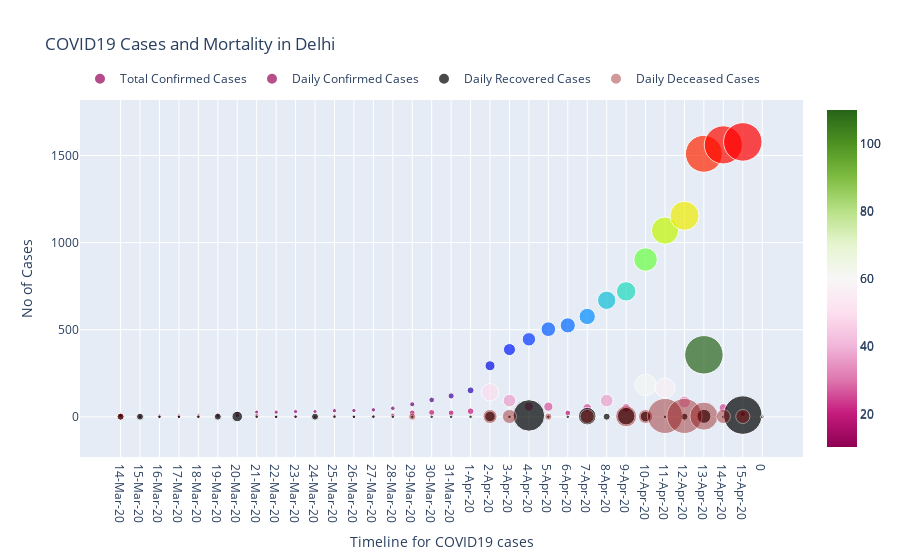

Notebook code cell kept with this figure:
### Code cell
trace0 = go.Scatter(x = x,
                    y = y,
                    mode='markers',
                    marker = {'size':(0.1 + y/y.max())*35,
                             'color':(0.1 + y/y.max())*100,
                            'colorscale':'rainbow',
                            'showscale':True},
                    showlegend=True,
                   name = 'Total Confirmed Cases')

trace1 = go.Scatter(x = df_dl.Date_C,
                    y = df_dl.Confirmed,
                    mode='markers',
                    marker = {'size':(0.1 + df_dl.Confirmed/df_dl.Confirmed.max())*35,
                             'color':(0.1 + df_dl.Confirmed/df_dl.Confirmed.max())*100,
                            'colorscale':'PiYG',
                            'showscale':True},
                    showlegend=True,
                   name = 'Daily Confirmed Cases')

trace2 = go.Scatter(x = df_dl.Date_R,
                    y = df_dl.Recovered,
                    mode='markers',
                    marker = {'size':(0.1 + df_dl.Recovered/df_dl.Recovered.max())*35,
                             'color':'black',
                            'colorscale':'Twilight',
                            'showscale':False},
                    showlegend=True,
                   name = 'Daily Recovered Cases')

trace3 = go.Scatter(x = df_dl.Date_D,
                    y = df_dl.Deceased,
                    mode='markers',
                    marker = {'size':0.1 + (df_dl.Deceased/df_dl.Deceased.max())*35,
                             'color':'darkred',
                             'colorscale':'Twilight',
                             'opacity':0.4,
                             'showscale':False},
                    showlegend=True,
                   name = 'Daily Deceased Cases')

layout = {'title':'COVID19 Cases and Mortality in Delhi',
         'xaxis':{'title':'Timeline for COVID19 cases',
                  'zeroline':False},
         'yaxis':{'title':'No of Cases',
                  'zeroline':False},
         'legend':{'orientation':'h',
                   'itemsizing': 'constant',
                  'x':0,'y':1.1
                  },
          'hoverlabel':{'bgcolor':'white',
                       'font_size':16,
                       'font_family':'Rockwell',
                       'namelength':-1},
          'hovermode':'x unified'
         }
data = [trace0,trace1,trace2,trace3]

iplot({'data':data,'layout':layout})

### Figure 1 — Plotly figure (JSON) as saved in the notebook; plotly's stock layout.template omitted (floating-point values rounded to 4 significant figures)
{"data": [{"marker": {"color": [10.44, 10.44, 10.44, 10.51, 10.63, 10.89, 11.27, 11.71, 11.71, 11.9, 11.9, 12.22, 12.28, 12.53, 13.11, 14.56, 16.15, 17.6, 19.63, 28.57, 34.46, 38.2, 41.88, 43.27, 46.5, 52.4, 55.63, 67.22, 77.74, 83.13, 105.7, 108.9, 110.0], "colorscale": [[0, "rgb(150,0,90)"], [0.125, "rgb(0,0,200)"], [0.25, "rgb(0,25,255)"], [0.375, "rgb(0,152,255)"], [0.5, "rgb(44,255,150)"], [0.625, "rgb(151,255,0)"], [0.75, "rgb(255,234,0)"], [0.875, "rgb(255,111,0)"], [1, "rgb(255,0,0)"]], "showscale": true, "size": [3.655, 3.655, 3.655, 3.677, 3.722, 3.811, 3.944, 4.099, 4.099, 4.165, 4.165, 4.276, 4.298, 4.387, 4.587, 5.097, 5.651, 6.162, 6.871, 9.999, 12.06, 13.37, 14.66, 15.14, 16.28, 18.34, 19.47, 23.53, 27.21, 29.1, 36.99, 38.12, 38.5]}, "mode": "markers", "name": "Total Confirmed Cases", "showlegend": true, "type": "scatter", "x": ["14-Mar-20", "15-Mar-20", "16-Mar-20", "17-Mar-20", "18-Mar-20", "19-Mar-20", "20-Mar-20", "21-Mar-20", "22-Mar-20", "23-Mar-20", "24-Mar-20", "25-Mar-20", "26-Mar-20", "27-Mar-20", "28-Mar-20", "29-Mar-20", "30-Mar-20", "31-Mar-20", "1-Apr-20", "2-Apr-20", "3-Apr-20", "4-Apr-20", "5-Apr-20", "6-Apr-20", "7-Apr-20", "8-Apr-20", "9-Apr-20", "10-Apr-20", "11-Apr-20", "12-Apr-20", "13-Apr-20", "14-Apr-20", "15-Apr-20"], "y": [7, 7, 7, 8, 10, 14, 20, 27, 27, 30, 30, 35, 36, 40, 49, 72, 97, 120, 152, 293, 386, 445, 503, 525, 576, 669, 720, 903, 1069, 1154, 1510, 1561, 1578]}, {"marker": {"color": [11.97, 10, 10, 10, 10, 10, 10, 10, 10, 10.28, 10, 10, 10.56, 10, 10, 11.12, 10, 10, 11.69, 10, 10, 11.97, 10, 10, 10, 10, 10, 10.84, 10, 10, 10, 10, 10, 11.4, 10, 10, 10.28, 10, 10, 11.12, 10, 10, 12.53, 10, 10, 16.46, 10, 10, 17.02, 10, 10, 16.46, 10, 10, 18.99, 10, 10, 49.61, 10, 10, 36.12, 10, 10, 26.57, 10, 10, 26.29, 10, 10, 16.18, 10, 10, 24.33, 10, 10, 36.12, 10, 10, 24.33, 10, 10, 61.4, 10, 10, 56.63, 10, 10, 33.88, 10, 10, 110.0, 10, 10, 24.33, 10, 10, 14.78, 10, 10], "colorscale": [[0, "rgb(142,1,82)"], [0.1, "rgb(197,27,125)"], [0.2, "rgb(222,119,174)"], [0.3, "rgb(241,182,218)"], [0.4, "rgb(253,224,239)"], [0.5, "rgb(247,247,247)"], [0.6, "rgb(230,245,208)"], [0.7, "rgb(184,225,134)"], [0.8, "rgb(127,188,65)"], [0.9, "rgb(77,146,33)"], [1, "rgb(39,100,25)"]], "showscale": true, "size": [4.188, 3.5, 3.5, 3.5, 3.5, 3.5, 3.5, 3.5, 3.5, 3.598, 3.5, 3.5, 3.697, 3.5, 3.5, 3.893, 3.5, 3.5, 4.09, 3.5, 3.5, 4.188, 3.5, 3.5, 3.5, 3.5, 3.5, 3.795, 3.5, 3.5, 3.5, 3.5, 3.5, 3.992, 3.5, 3.5, 3.598, 3.5, 3.5, 3.893, 3.5, 3.5, 4.385, 3.5, 3.5, 5.761, 3.5, 3.5, 5.958, 3.5, 3.5, 5.761, 3.5, 3.5, 6.646, 3.5, 3.5, 17.36, 3.5, 3.5, 12.64, 3.5, 3.5, 9.301, 3.5, 3.5, 9.202, 3.5, 3.5, 5.663, 3.5, 3.5, 8.514, 3.5, 3.5, 12.64, 3.5, 3.5, 8.514, 3.5, 3.5, 21.49, 3.5, 3.5, 19.82, 3.5, 3.5, 11.86, 3.5, 3.5, 38.5, 3.5, 3.5, 8.514, 3.5, 3.5, 5.171, 3.5, 3.5]}, "mode": "markers", "name": "Daily Confirmed Cases", "showlegend": true, "type": "scatter", "x": ["14-Mar-20", 0, 0, "15-Mar-20", 0, 0, "16-Mar-20", 0, 0, "17-Mar-20", 0, 0, "18-Mar-20", 0, 0, "19-Mar-20", 0, 0, "20-Mar-20", 0, 0, "21-Mar-20", 0, 0, "22-Mar-20", 0, 0, "23-Mar-20", 0, 0, "24-Mar-20", 0, 0, "25-Mar-20", 0, 0, "26-Mar-20", 0, 0, "27-Mar-20", 0, 0, "28-Mar-20", 0, 0, "29-Mar-20", 0, 0, "30-Mar-20", 0, 0, "31-Mar-20", 0, 0, "1-Apr-20", 0, 0, "2-Apr-20", 0, 0, "3-Apr-20", 0, 0, "4-Apr-20", 0, 0, "5-Apr-20", 0, 0, "6-Apr-20", 0, 0, "7-Apr-20", 0, 0, "8-Apr-20", 0, 0, "9-Apr-20", 0, 0, "10-Apr-20", 0, 0, "11-Apr-20", 0, 0, "12-Apr-20", 0, 0, "13-Apr-20", 0, 0, "14-Apr-20", 0, 0, "15-Apr-20", 0, 0], "y": [7, 0, 0, 0, 0, 0, 0, 0, 0, 1, 0, 0, 2, 0, 0, 4, 0, 0, 6, 0, 0, 7, 0, 0, 0, 0, 0, 3, 0, 0, 0, 0, 0, 5, 0, 0, 1, 0, 0, 4, 0, 0, 9, 0, 0, 23, 0, 0, 25, 0, 0, 23, 0, 0, 32, 0, 0, 141, 0, 0, 93, 0, 0, 59, 0, 0, 58, 0, 0, 22, 0, 0, 51, 0, 0, 93, 0, 0, 51, 0, 0, 183, 0, 0, 166, 0, 0, 85, 0, 0, 356, 0, 0, 51, 0, 0, 17, 0, 0]}, {"marker": {"color": "black", "colorscale": [[0, "#e2d9e2"], [0.1111, "#9ebbc9"], [0.2222, "#6785be"], [0.3333, "#5e43a5"], [0.4444, "#421257"], [0.5556, "#471340"], [0.6667, "#8e2c50"], [0.7778, "#ba6657"], [0.8889, "#ceac94"], [1, "#e2d9e2"]], "showscale": false, "size": [3.5, 7, 3.5, 3.5, 7, 3.5, 3.5, 3.5, 3.5, 3.5, 3.5, 3.5, 3.5, 3.5, 3.5, 3.5, 7, 3.5, 3.5, 10.5, 3.5, 3.5, 3.5, 3.5, 3.5, 3.5, 3.5, 3.5, 3.5, 3.5, 3.5, 7, 3.5, 3.5, 3.5, 3.5, 3.5, 3.5, 3.5, 3.5, 3.5, 3.5, 3.5, 3.5, 3.5, 3.5, 3.5, 3.5, 3.5, 3.5, 3.5, 3.5, 3.5, 3.5, 3.5, 3.5, 3.5, 3.5, 10.5, 3.5, 3.5, 3.5, 3.5, 3.5, 31.5, 3.5, 3.5, 3.5, 3.5, 3.5, 3.5, 3.5, 3.5, 17.5, 3.5, 3.5, 7, 3.5, 3.5, 17.5, 3.5, 3.5, 10.5, 3.5, 3.5, 3.5, 3.5, 3.5, 7, 3.5, 3.5, 14, 3.5, 3.5, 3.5, 3.5, 3.5, 38.5, 3.5]}, "mode": "markers", "name": "Daily Recovered Cases", "showlegend": true, "type": "scatter", "x": [0, "14-Mar-20", 0, 0, "15-Mar-20", 0, 0, "16-Mar-20", 0, 0, "17-Mar-20", 0, 0, "18-Mar-20", 0, 0, "19-Mar-20", 0, 0, "20-Mar-20", 0, 0, "21-Mar-20", 0, 0, "22-Mar-20", 0, 0, "23-Mar-20", 0, 0, "24-Mar-20", 0, 0, "25-Mar-20", 0, 0, "26-Mar-20", 0, 0, "27-Mar-20", 0, 0, "28-Mar-20", 0, 0, "29-Mar-20", 0, 0, "30-Mar-20", 0, 0, "31-Mar-20", 0, 0, "1-Apr-20", 0, 0, "2-Apr-20", 0, 0, "3-Apr-20", 0, 0, "4-Apr-20", 0, 0, "5-Apr-20", 0, 0, "6-Apr-20", 0, 0, "7-Apr-20", 0, 0, "8-Apr-20", 0, 0, "9-Apr-20", 0, 0, "10-Apr-20", 0, 0, "11-Apr-20", 0, 0, "12-Apr-20", 0, 0, "13-Apr-20", 0, 0, "14-Apr-20", 0, 0, "15-Apr-20", 0], "y": [0, 1, 0, 0, 1, 0, 0, 0, 0, 0, 0, 0, 0, 0, 0, 0, 1, 0, 0, 2, 0, 0, 0, 0, 0, 0, 0, 0, 0, 0, 0, 1, 0, 0, 0, 0, 0, 0, 0, 0, 0, 0, 0, 0, 0, 0, 0, 0, 0, 0, 0, 0, 0, 0, 0, 0, 0, 0, 2, 0, 0, 0, 0, 0, 8, 0, 0, 0, 0, 0, 0, 0, 0, 4, 0, 0, 1, 0, 0, 4, 0, 0, 2, 0, 0, 0, 0, 0, 1, 0, 0, 3, 0, 0, 0, 0, 0, 10, 0]}, {"marker": {"color": "darkred", "colorscale": [[0, "#e2d9e2"], [0.1111, "#9ebbc9"], [0.2222, "#6785be"], [0.3333, "#5e43a5"], [0.4444, "#421257"], [0.5556, "#471340"], [0.6667, "#8e2c50"], [0.7778, "#ba6657"], [0.8889, "#ceac94"], [1, "#e2d9e2"]], "opacity": 0.4, "showscale": false, "size": [0.1, 0.1, 7.1, 0.1, 0.1, 0.1, 0.1, 0.1, 0.1, 0.1, 0.1, 0.1, 0.1, 0.1, 0.1, 0.1, 0.1, 0.1, 0.1, 0.1, 0.1, 0.1, 0.1, 0.1, 0.1, 0.1, 0.1, 0.1, 0.1, 0.1, 0.1, 0.1, 0.1, 0.1, 0.1, 0.1, 0.1, 0.1, 0.1, 0.1, 0.1, 0.1, 0.1, 0.1, 0.1, 0.1, 0.1, 7.1, 0.1, 0.1, 0.1, 0.1, 0.1, 0.1, 0.1, 0.1, 0.1, 0.1, 0.1, 14.1, 0.1, 0.1, 14.1, 0.1, 0.1, 0.1, 0.1, 0.1, 7.1, 0.1, 0.1, 0.1, 0.1, 0.1, 14.1, 0.1, 0.1, 0.1, 0.1, 0.1, 21.1, 0.1, 0.1, 14.1, 0.1, 0.1, 35.1, 0.1, 0.1, 35.1, 0.1, 0.1, 28.1, 0.1, 0.1, 14.1, 0.1, 0.1, 14.1]}, "mode": "markers", "name": "Daily Deceased Cases", "showlegend": true, "type": "scatter", "x": [0, 0, "14-Mar-20", 0, 0, "15-Mar-20", 0, 0, "16-Mar-20", 0, 0, "17-Mar-20", 0, 0, "18-Mar-20", 0, 0, "19-Mar-20", 0, 0, "20-Mar-20", 0, 0, "21-Mar-20", 0, 0, "22-Mar-20", 0, 0, "23-Mar-20", 0, 0, "24-Mar-20", 0, 0, "25-Mar-20", 0, 0, "26-Mar-20", 0, 0, "27-Mar-20", 0, 0, "28-Mar-20", 0, 0, "29-Mar-20", 0, 0, "30-Mar-20", 0, 0, "31-Mar-20", 0, 0, "1-Apr-20", 0, 0, "2-Apr-20", 0, 0, "3-Apr-20", 0, 0, "4-Apr-20", 0, 0, "5-Apr-20", 0, 0, "6-Apr-20", 0, 0, "7-Apr-20", 0, 0, "8-Apr-20", 0, 0, "9-Apr-20", 0, 0, "10-Apr-20", 0, 0, "11-Apr-20", 0, 0, "12-Apr-20", 0, 0, "13-Apr-20", 0, 0, "14-Apr-20", 0, 0, "15-Apr-20"], "y": [0, 0, 1, 0, 0, 0, 0, 0, 0, 0, 0, 0, 0, 0, 0, 0, 0, 0, 0, 0, 0, 0, 0, 0, 0, 0, 0, 0, 0, 0, 0, 0, 0, 0, 0, 0, 0, 0, 0, 0, 0, 0, 0, 0, 0, 0, 0, 1, 0, 0, 0, 0, 0, 0, 0, 0, 0, 0, 0, 2, 0, 0, 2, 0, 0, 0, 0, 0, 1, 0, 0, 0, 0, 0, 2, 0, 0, 0, 0, 0, 3, 0, 0, 2, 0, 0, 5, 0, 0, 5, 0, 0, 4, 0, 0, 2, 0, 0, 2]}], "layout": {"hoverlabel": {"bgcolor": "white", "font": {"family": "Rockwell", "size": 16}, "namelength": -1}, "hovermode": "x unified", "legend": {"itemsizing": "constant", "orientation": "h", "x": 0, "y": 1.1}, "title": {"text": "COVID19 Cases and Mortality in Delhi"}, "xaxis": {"title": {"text": "Timeline for COVID19 cases"}, "zeroline": false}, "yaxis": {"title": {"text": "No of Cases"}, "zeroline": false}}}
